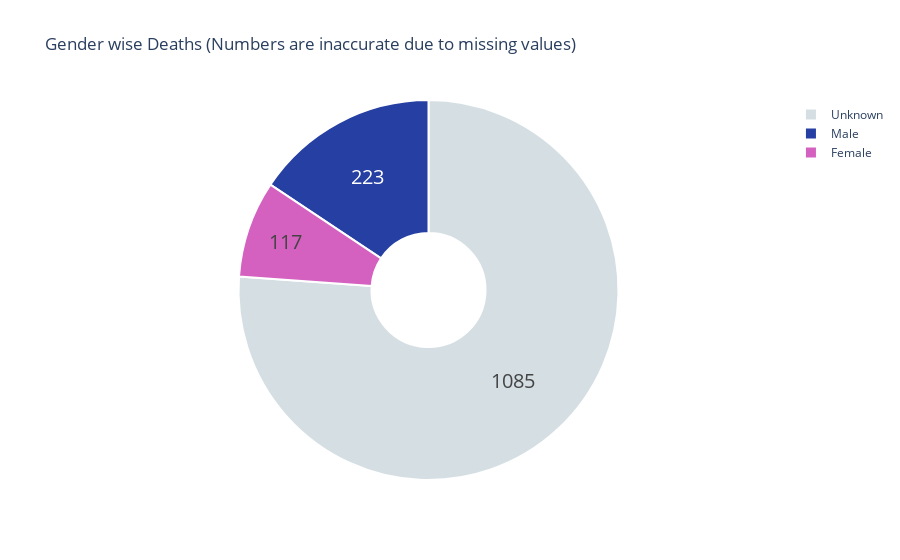

The notebook cell this image was saved under:
### Code cell
#option
temp = gender_wise.copy()
dd = temp[temp['current_status'] == 'Deceased']
d_f = len(dd[dd['gender'] == 'F'])
d_m = len(dd[dd['gender'] == 'M'])
unk = len(dd[dd['gender']== 'unknown'])
fig = go.Figure(data=[go.Pie(labels=['Male','Female','Unknown'],
                             values= [d_m,d_f,unk],hole =.3)])
fig.update_traces(hoverinfo='label+percent', textinfo='value', textfont_size=20,
                  marker=dict(colors=['#263fa3','#d461bf','#d5dfe3'], line=dict(color='#FFFFFF', width=2)))
fig.update_layout(title_text='Gender wise Deaths (Numbers are inaccurate due to missing values)',plot_bgcolor='rgb(275, 270, 273)')
fig.show()

### Figure 1 — Plotly figure (JSON) as saved in the notebook; plotly's stock layout.template omitted (floating-point values rounded to 4 significant figures)
{"data": [{"hole": 0.3, "hoverinfo": "label+percent", "labels": ["Male", "Female", "Unknown"], "marker": {"colors": ["#263fa3", "#d461bf", "#d5dfe3"], "line": {"color": "#FFFFFF", "width": 2}}, "textfont": {"size": 20}, "textinfo": "value", "type": "pie", "values": [223, 117, 1085]}], "layout": {"plot_bgcolor": "rgb(275, 270, 273)", "title": {"text": "Gender wise Deaths (Numbers are inaccurate due to missing values)"}}}
